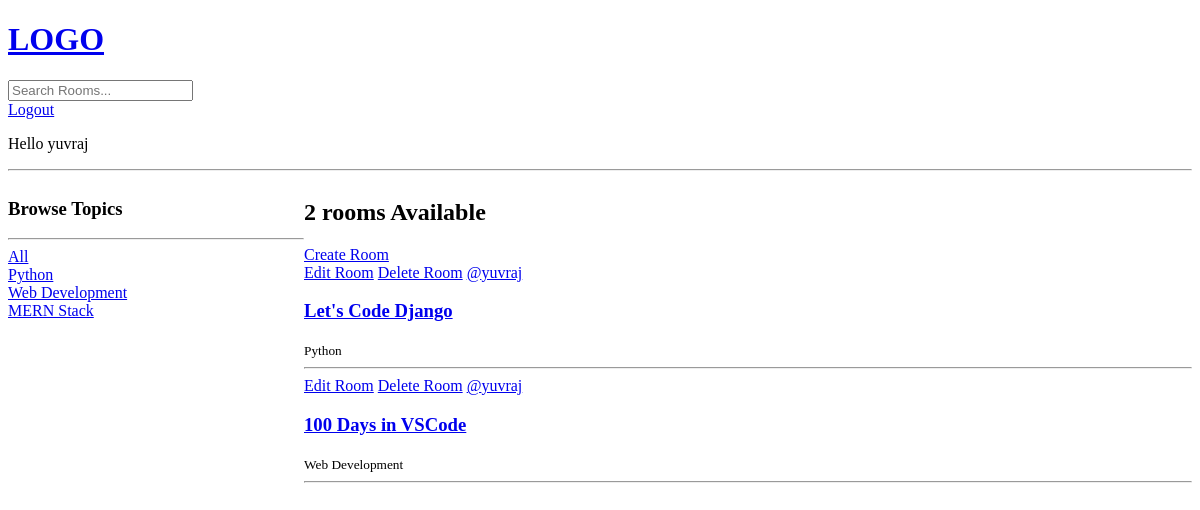
The app's page / (signed in), older data.
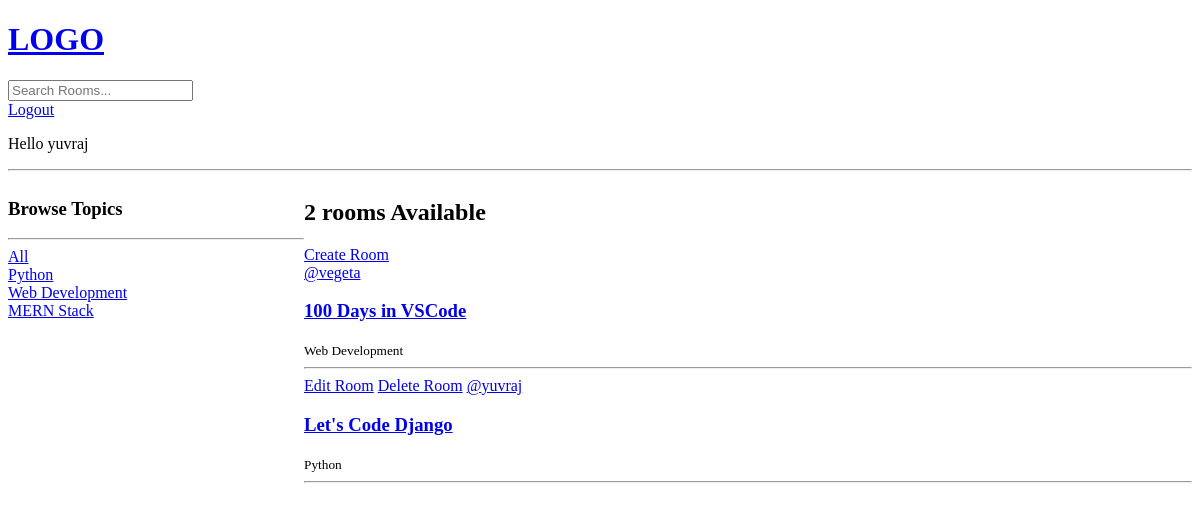
The same page, newer data.
### base/models.py (models this page shows, shortened)
class Topic(models.Model):
    name = models.CharField(max_length=100)

class Room(models.Model):
    host = models.ForeignKey(User, on_delete=models.SET_NULL, null=True)
    topic = models.ForeignKey(Topic, on_delete=models.SET_NULL, null=True)
    name = models.CharField(max_length=100)
    desc = models.TextField(max_length=250, null=True, blank=True)
    update = models.DateTimeField(auto_now=True)
    created = models.DateTimeField(auto_now_add=True)
    class Meta:
        ordering = ['-update', '-created']

### base/views.py (the view)
# urls.py: path('', views.Home, name="home"),
def Home(request):
    q = request.GET.get('q') if request.GET.get('q') != None else ''
    rooms = Room.objects.filter(Q(topic__name__icontains = q) | Q(name__icontains=q) | Q(desc__icontains=q))
    topics = Topic.objects.all()
    room_count = rooms.count()
    context = {'rooms' : rooms, 'topics' : topics, 'room_count' : room_count}
    return render(request, 'base/home.html', context)

### base/templates/base/home.html (shortened to what this page needs)
{% extends "layout.html" %}
{% block content %}
<div class = "home-container">
    <div>
        <h3> Browse Topics </h3>
        <hr>
        <div>
            <a href="{% url 'home' %}">All</a>
        </div>
        {% for topic in topics %}
            <div>
                <a href="{% url 'home' %}?q={{topic.name}}">{{topic.name}}</a>
            </div>
        {% endfor %}
    </div>
    <div>
        <h2>{{room_count}} rooms Available</h2>
        <a href="{% url 'create-room' %}">Create Room</a>
        <div>
            {% for room in rooms %}
                <div>
                    {% if request.user != room.host %}
                    {% else %}
                    <a href="{% url 'update-room' room.id %}">Edit Room</a>
                    <a href="{% url 'delete-room' room.id %}">Delete Room</a>
                    {% endif %}
                    <span><a href="/"> @{{room.host.username}}</a></span>
                    <h3><a href="{% url 'room' room.id %}">  {{room.name}} </a></h3>
                    <small>{{room.topic.name}}</small>
                </div>
                <hr>
            {% endfor %}
        </div>
    </div>
</div>
{% endblock %}

Row changes from the older to the newer data that the page shows:
removed Room: shows "Edit Room", host.username "yuvraj", name "100 Days in VSCode", topic.name "Web Development"
added Room: host.username "vegeta", name "100 Days in VSCode", topic.name "Web Development"
